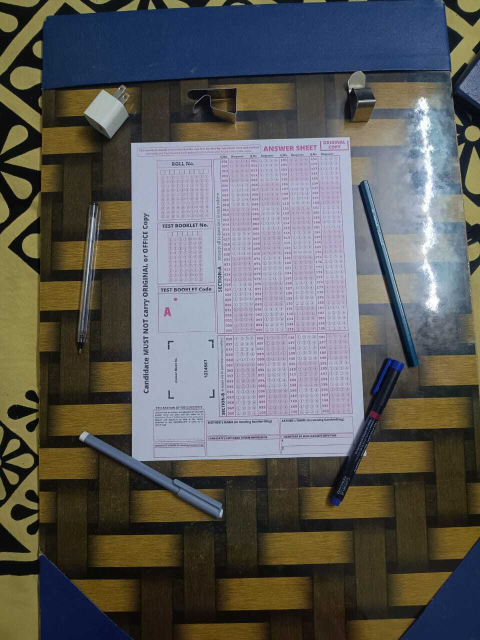
#> input picture AACWork1/paper_img.jpg, 960 x 1280 px (shown at 1/2 size)
$ python code4.py
#> lines starting #> are read from the running program, lines starting #| are printed output that depends on the picture; after the words box and inside, x2 and y2 are one past the last pixel; in counts of white or black regions, pixels touching at a corner belong together
import cv2
import numpy as np
img =cv2.imread('paper_img.jpg')
#> img is the input picture: shape (1280, 960, 3); mean B, G, R 89.8, 92.4, 93.3
gray=cv2.cvtColor(img,cv2.COLOR_BGR2GRAY)
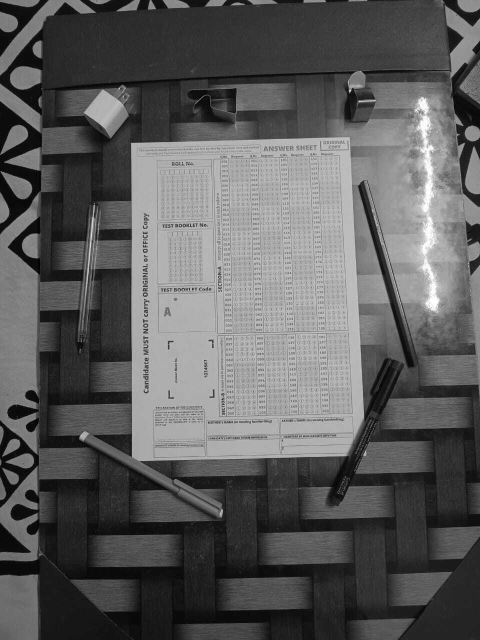
#> gray: shape (1280, 960) (shown at 1/2 size); min 0, max 255, mean 92.4
blur=cv2.GaussianBlur(gray,(5,5),0)
edge=cv2.Canny(gray,150,200)
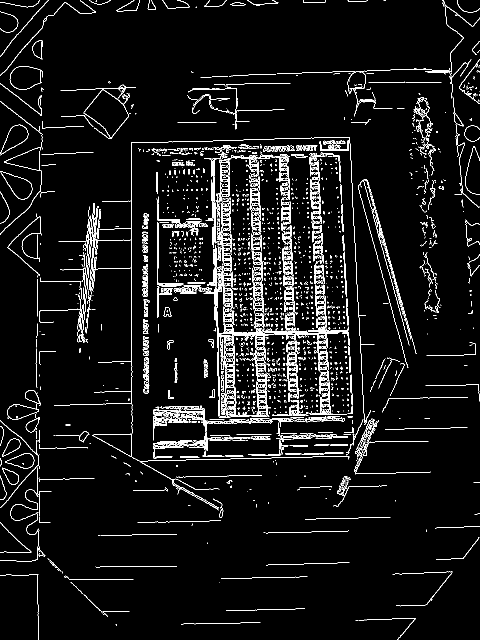
#> edge: shape (1280, 960) (shown at 1/2 size); 5.3% white in thin lines or dots
#/////////////////////////#
contours, _ = cv2.findContours(edge, cv2.RETR_EXTERNAL, cv2.CHAIN_APPROX_SIMPLE)
#> contours = 3026 contours, 2839 with area under 20; largest, box (x1, y1, x2, y2) and area: (121, 169, 272, 278) 4676, (19, 132, 84, 180) 2317, (1, 342, 65, 399) 1809, (14, 808, 78, 840) 1210, (695, 136, 900, 233) 1086
largest_contour = max(contours, key=cv2.contourArea)
#> largest_contour = contour of 299 points, box (x1, y1, x2, y2) (121, 169, 272, 278), area 4676
epsilon = 0.02 * cv2.arcLength(largest_contour, True)
#> epsilon = 17.04
approx = cv2.approxPolyDP(largest_contour, epsilon, True)
#> approx = contour of 10 points, box (x1, y1, x2, y2) (121, 174, 272, 278), area 5451
if len(approx) == 4:
    bounding_box = cv2.boundingRect(approx)
#> (the run stopped early here; a loop or call above may not have finished)

$ run again, with AACWork1/image_to_crop.jpg copied over AACWork1/paper_img.jpg
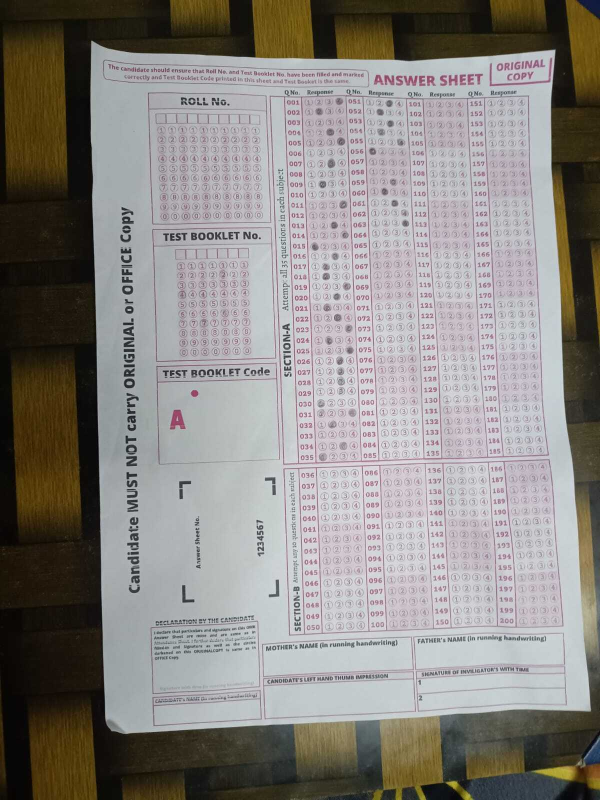
#> input picture AACWork1/image_to_crop.jpg, 1200 x 1600 px (shown at 1/2 size)
#> img is the input picture: shape (1600, 1200, 3); mean B, G, R 129.8, 133.6, 137.4
#> `gray=cv2.cvtColor(img,cv2.COLOR_BGR2GRAY)`:
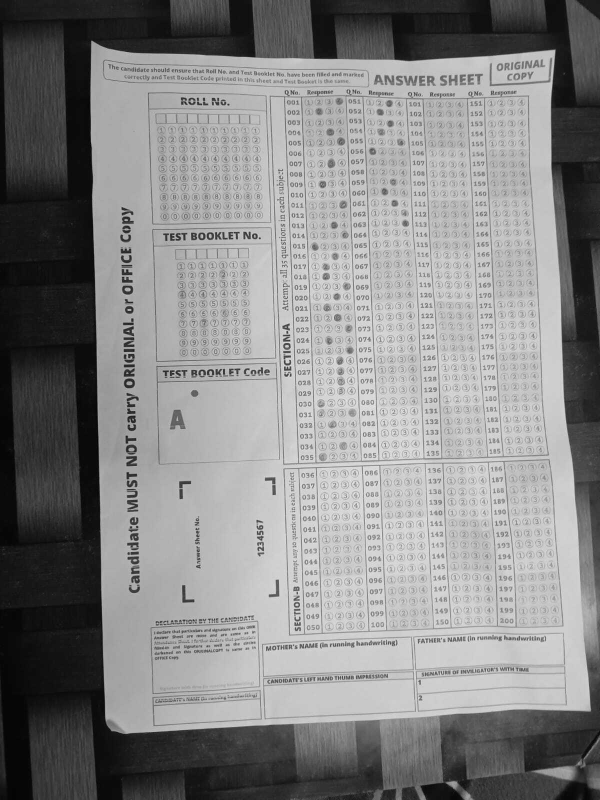
#> gray: shape (1600, 1200) (shown at 1/2 size); min 0, max 254, mean 134.3
#> `edge=cv2.Canny(gray,150,200)`:
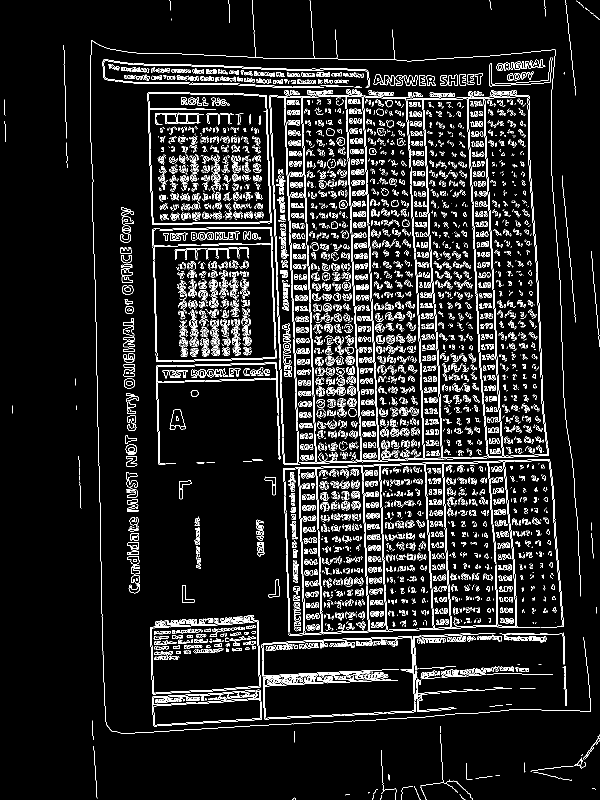
#> edge: shape (1600, 1200) (shown at 1/2 size); 8.1% white in thin lines or dots
#> contours = 6477 contours, 5598 with area under 20; largest, box (x1, y1, x2, y2) and area: (339, 819, 372, 859) 798, (295, 184, 543, 450) 704, (523, 1272, 828, 1439) 590, (256, 127, 737, 173) 521, (248, 757, 270, 777) 352
#> largest_contour = contour of 62 points, box (x1, y1, x2, y2) (339, 819, 372, 859), area 798
#> epsilon = 2.87
#> approx = [[347, 820], [340, 858], [349, 858], [352, 850], [358, 850], [362, 858], [369, 858], [360, 819]]
